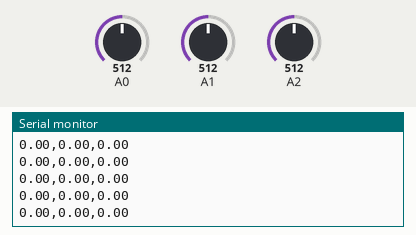
This sketch was run on a simulated Arduino Leonardo, built with avr-gcc and run on an emulated ATmega32U4. On the bench: the last lines printed to the serial monitor. The inputs (shaded band) are chosen by the test bench; at power-on: A1 = 512, A0 = 512, A2 = 512. USB keyboard and mouse output is not drawn.

Above: at 1.2 s.
1.3 s: A1 set to 546
At 2.4 s:
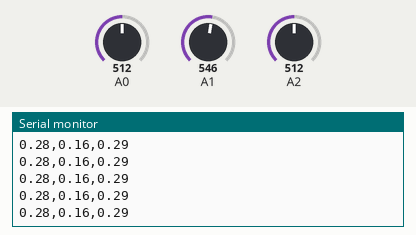
4.3 s: A0 set to 716
At 5.4 s:
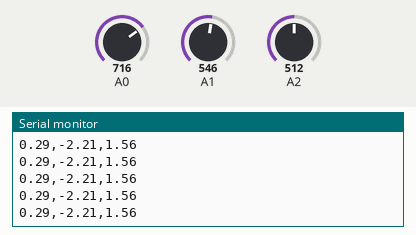
5.8 s: A2 set to 716
At 6.3 s:
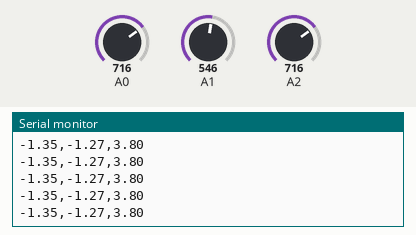
Timing chart, 0 to 7.5 s (numbered marks = the images above; inputs shaded):
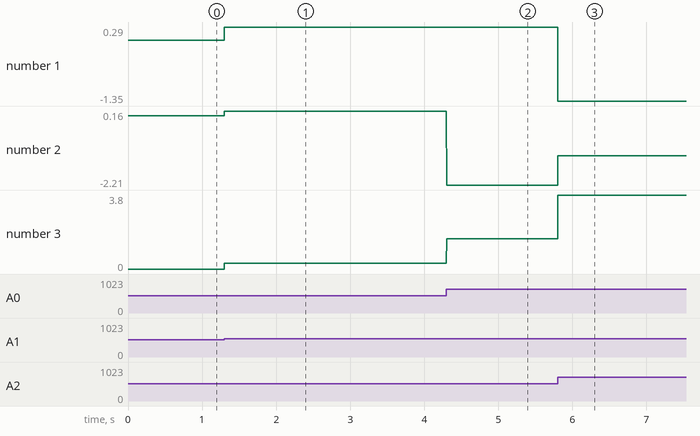

Measured:
- after the input at 1.3 s, the serial monitor: prints a new line at once (image 1)
- after the input at 4.3 s, the serial monitor: prints a new line at once (image 2)
- after the input at 5.8 s, the serial monitor: prints a new line at once (image 3)
- plotted number 1: 0 → 0.28 after the input at 1.3 s, 0.29 → -1.35 after the input at 5.8 s
- plotted number 2: 0 → 0.16 after the input at 1.3 s, 0.16 → -2.21 after the input at 4.3 s, -2.21 → -1.27 after the input at 5.8 s
- plotted number 3: 0 → 0.29 after the input at 1.3 s, 0.29 → 1.56 after the input at 4.3 s, 1.56 → 3.8 after the input at 5.8 s

The sketch:

Mouse_295.ino
```cpp
#include "Mouse.h"

int firstRead[3] = { 0, 0, 0 };
int sensorValue[3] = { 0, 0, 0 };
float sensorVolt[3] = { 0, 0, 0 };
float sensorMatrix[3][3] = { { 0.0052307, 1.7122012, -1.6475401 }, { -2.3800125, 0.9766598, 0.94305617 }, { 1.281938, 1.7168304, 2.245703 } };
float force[3] = { 0, 0, 0 };
int mousePressed = 0;

void setup() {
  // put your setup code here, to run once:
  Serial.begin(115200);
  Mouse.begin();
  firstRead[0] = analogRead(A0);
  firstRead[1] = analogRead(A1);
  firstRead[2] = analogRead(A2);
}

void loop() {
  // put your main code here, to run repeatedly:

  sensorValue[0] = analogRead(A0) - firstRead[0];
  sensorValue[1] = analogRead(A1) - firstRead[1];
  sensorValue[2] = analogRead(A2) - firstRead[2];

  sensorVolt[0] = sensorValue[0] * 5.0 / 1023;
  sensorVolt[1] = sensorValue[1] * 5.0 / 1023;
  sensorVolt[2] = sensorValue[2] * 5.0 / 1023;

  force[0] = sensorVolt[0] * sensorMatrix[0][0] + sensorVolt[1] * sensorMatrix[0][1] + sensorVolt[2] * sensorMatrix[0][2];
  force[1] = sensorVolt[0] * sensorMatrix[1][0] + sensorVolt[1] * sensorMatrix[1][1] + sensorVolt[2] * sensorMatrix[1][2];
  force[2] = sensorVolt[0] * sensorMatrix[2][0] + sensorVolt[1] * sensorMatrix[2][1] + sensorVolt[2] * sensorMatrix[2][2];

  Serial.print(force[0]);
  Serial.print(",");
  Serial.print(force[1]);
  Serial.print(",");
  Serial.println(force[2]);

  if (abs(force[0]) > 0.1 | abs(force[1]) > 0.1) {
    Mouse.move(force[1] * 10, force[0] * -10, 0);
  } else if (force[2] > 0.7 && mousePressed == 0) {
    Mouse.press();
    mousePressed = Mouse.isPressed();
  } else if (force[2] < 0.7 && mousePressed == 1) {
    Mouse.release();
    mousePressed = Mouse.isPressed();
  }

  // Serial.print(sensorVolt[0]);
  // Serial.print(",");
  // Serial.print(sensorVolt[1]);
  // Serial.print(",");
  // Serial.println(sensorVolt[2]);
  delay(1);
}
```
